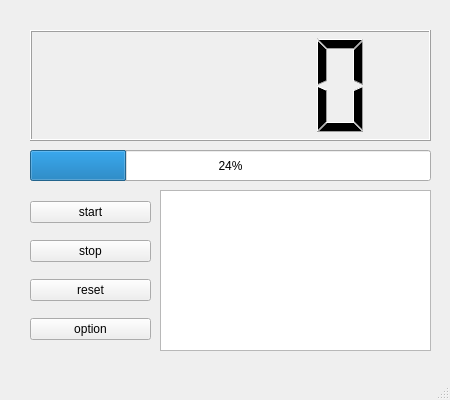
<?xml version="1.0" encoding="UTF-8"?>
<ui version="4.0">
 <class>MainWindow</class>
 <widget class="QMainWindow" name="MainWindow">
  <property name="geometry">
   <rect>
    <x>0</x>
    <y>0</y>
    <width>450</width>
    <height>400</height>
   </rect>
  </property>
  <property name="sizePolicy">
   <sizepolicy hsizetype="Fixed" vsizetype="Fixed">
    <horstretch>0</horstretch>
    <verstretch>0</verstretch>
   </sizepolicy>
  </property>
  <property name="minimumSize">
   <size>
    <width>450</width>
    <height>400</height>
   </size>
  </property>
  <property name="maximumSize">
   <size>
    <width>450</width>
    <height>400</height>
   </size>
  </property>
  <property name="windowTitle">
   <string>Timer</string>
  </property>
  <widget class="QWidget" name="centralwidget">
   <widget class="QWidget" name="verticalLayoutWidget">
    <property name="geometry">
     <rect>
      <x>30</x>
      <y>190</y>
      <width>121</width>
      <height>161</height>
     </rect>
    </property>
    <layout class="QVBoxLayout" name="verticalLayout">
     <item>
      <widget class="QPushButton" name="startButton">
       <property name="text">
        <string>start</string>
       </property>
      </widget>
     </item>
     <item>
      <widget class="QPushButton" name="stopButton">
       <property name="text">
        <string>stop</string>
       </property>
      </widget>
     </item>
     <item>
      <widget class="QPushButton" name="resetButton">
       <property name="text">
        <string>reset</string>
       </property>
      </widget>
     </item>
     <item>
      <widget class="QPushButton" name="optionButton">
       <property name="text">
        <string>option</string>
       </property>
      </widget>
     </item>
    </layout>
   </widget>
   <widget class="QLCDNumber" name="lcdNumber">
    <property name="geometry">
     <rect>
      <x>30</x>
      <y>30</y>
      <width>401</width>
      <height>111</height>
     </rect>
    </property>
   </widget>
   <widget class="QProgressBar" name="progressBar">
    <property name="geometry">
     <rect>
      <x>30</x>
      <y>150</y>
      <width>401</width>
      <height>31</height>
     </rect>
    </property>
    <property name="value">
     <number>24</number>
    </property>
   </widget>
   <widget class="QPlainTextEdit" name="plainTextEdit">
    <property name="geometry">
     <rect>
      <x>160</x>
      <y>190</y>
      <width>271</width>
      <height>161</height>
     </rect>
    </property>
   </widget>
  </widget>
  <widget class="QStatusBar" name="statusbar"/>
 </widget>
 <resources/>
 <connections/>
</ui>
